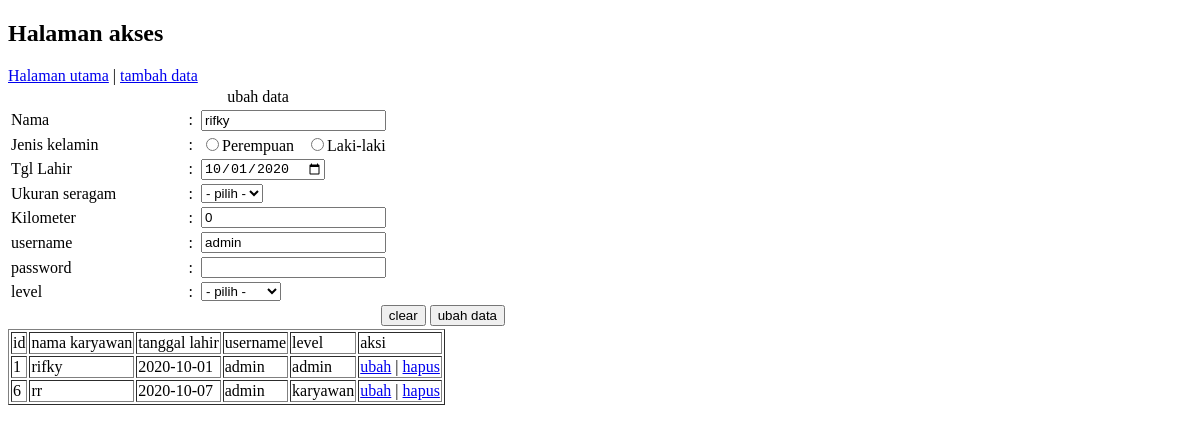
Page /index.php?halaman=akses&aksi=ubah&id=1 (signed in) on the earlier database version.
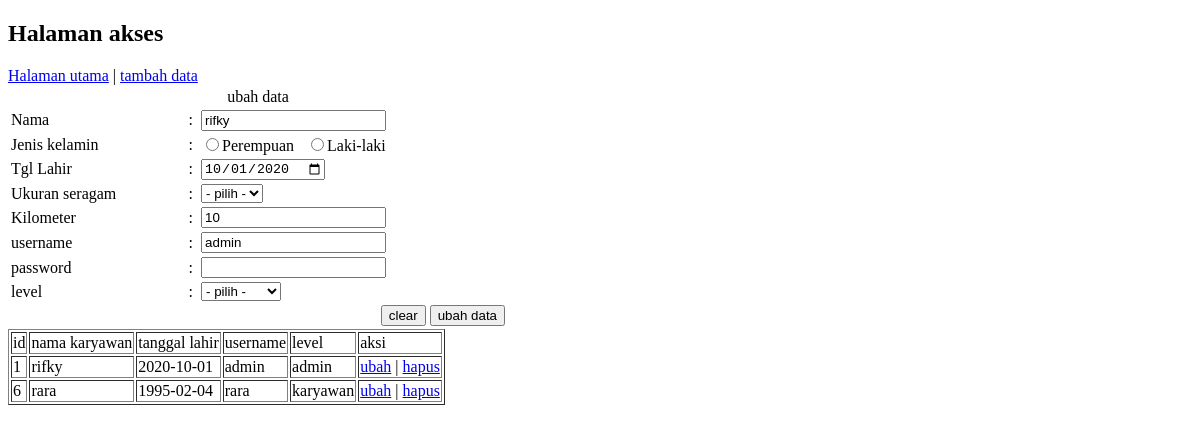
Same page on the later database version.
### tables this page shows
CREATE TABLE `tb_akses` (
  `id` int(11) NOT NULL,
  `username` varchar(50) NOT NULL,
  `password` varchar(200) NOT NULL,
  `kar_id` int(11) NOT NULL,
  `level` enum('admin','karyawan') NOT NULL,
  `date_inserted` timestamp NOT NULL DEFAULT CURRENT_TIMESTAMP
);

CREATE TABLE `tb_karyawan` (
  `id` int(11) NOT NULL,
  `nik` varchar(50) NOT NULL,
  `tgl_lahir` date NOT NULL,
  `jkel` char(1) NOT NULL,
  `nama_karyawan` text NOT NULL,
  `size_seragam` char(15) NOT NULL,
  `jrk_tempuh` int(11) NOT NULL,
  `kilometer` int(11) NOT NULL
);

### include/model.php (called while the page is built, shortened)
<?php
function selectAccess()
{
    $conn = koneksiDB();
    $res = [];
    $query = "SELECT * FROM tb_akses ta LEFT JOIN tb_karyawan tk ON ta.kar_id = tk.id";
    $result = mysqli_query($conn, $query);
    while ($row = mysqli_fetch_assoc($result)) {
        $res[] = $row;
    }
    return $res;
}
function selectOneDataAll($id_kar, $username)
{
    $conn = koneksiDB();
    $res = [];
    $query = "SELECT * FROM tb_akses ta LEFT JOIN tb_karyawan tk ON ta.kar_id = tk.id WHERE tk.id = " . $id_kar;
    $result = mysqli_query($conn, $query);
    while ($row = mysqli_fetch_assoc($result)) {
        $res[] = $row;
    }
    return $res;
}

### core.php (called while the page is built, shortened)
<?php
require 'include/model.php';
function tampilDataAkses()
{
    if ($_SESSION['ses_level'] == 'admin') {
        $model = selectAccess();
        return $model;
    }
}

### halaman_akses.php (the view, shortened to what the changed rows need)
<!DOCTYPE html>
<html lang="en">
<head>
</head>
<body>
    <div class="main">
        <h2>Halaman akses</h2>
        <div class="content">
            <?php
            if (isset($_GET['aksi'])) {
                $aksi = $_GET['aksi'];
                switch ($aksi) {
            ?>
                    <?php
                    case 'ubah':
                        $_nama = "";
                        $_jkel = '';
                        $_tgl_lahir = "";
                        $_kilometer = 0;
                        $_username = "";
                        if (isset($_GET['id'])) {
                            $_id = $_GET['id'];
                            $select_data = selectOneDataAll($_id, $_username);
                            if ($select_data != null) {
                                foreach ($select_data as $data) {
                                    $_nama = $data['nama_karyawan'];
                                    $_jkel = $data['jkel'];
                                    $_tgl_lahir = $data['tgl_lahir'];
                                    $_kilometer = $data['kilometer'];
                                    $_username = $data['username'];
                                }
                            }
                        }
                    ?>
                        <form action="?halaman=akses&aksi=ubah" method="post">
                            <table border="0" width="500px">
                                <tr align="center">
                                    <td colspan="3">ubah data</td>
                                </tr>
                                <tr>
                                    <td>Nama</td>
                                    <td>:</td>
                                    <td><input type="text" name="i_nama" value="<?= $_nama ?>" /></td>
                                </tr>
                                <tr>
                                    <td>Jenis kelamin</td>
                                    <td>:</td>
                                    <td>
                                        <input type="radio" value="P" name="jkel" <?php $_jkel === "P" ? "checked=\"checked\"" : "asd"; ?> />Perempuan &nbsp
                                        <input type="radio" value="L" name="jkel" <?php $_jkel === "L" ? "checked=\"checked\"" : "ss"; ?> />Laki-laki
                                    </td>
                                </tr>
                                <tr>
                                    <td>Tgl Lahir</td>
                                    <td>:</td>
                                    <td><input type="date" value="<?= $_tgl_lahir ?>" name="i_tgl_lahir" /></td>
                                </tr>
                                <tr>
                                    <td>Ukuran seragam</td>
                                    <td>:</td>
                                    <td>
                                        <select name="i_seragam">
                                            <option value="0">- pilih -</option>
                                        </select>
                                    </td>
                                </tr>
                                <tr>
                                    <td>Kilometer</td>
                                    <td>:</td>
                                    <td><input type="number" value="<?= $_kilometer ?>" name="i_kilo" /></td>
                                </tr>
                                <tr>
                                    <td>username</td>
                                    <td>:</td>
                                    <td><input type="text" name="i_username" value="<?= $_username ?>" required /></td>
                                </tr>
                                <tr>
                                    <td>password</td>
                                    <td>:</td>
                                    <td><input type="password" name="i_password" required /></td>
                                </tr>
                                <tr>
                                    <td>level</td>
                                    <td>:</td>
                                    <td>
                                        <select name="i_level">
                                            <option value="">- pilih -</option>
                                        </select>
                                    </td>
                                </tr>
                                <tr align="right">
                                    <td colspan="3">
                                        <input type="reset" value="clear" />
                                        <input type="submit" name="ubah_akses" value="ubah data" />
                                    </td>
                                </tr>
                        </form>
            <?php
                        break;
                }
            }
            ?>
            <table border="1">
                <?php
                $show_dataAkses = tampilDataAkses();
                if ($show_dataAkses != null) {
                    foreach ($show_dataAkses as $data_akses) {
                        echo "<tr>";
                        echo "<td>$data_akses[id]</td>";
                        echo "<td>$data_akses[nama_karyawan]</td>";
                        echo "<td>$data_akses[tgl_lahir]</td>";
                        echo "<td>$data_akses[username]</td>";
                        echo "<td>$data_akses[level]</td>";
                        echo "<td> <a href=\"?halaman=akses&aksi=ubah&id=$data_akses[id]\"> ubah</a> | <a href=\"?halaman=akses&aksi=hapus&id=$data_akses[id]\"> hapus</a> </td>";
                        echo "</tr>";
                    }
                } else {
                    echo "<tr><td>tidak ada data</td></tr>";
                }
                ?>
            </table>
        </div>
    </div>
</body>
</html>

Differences in the rows shown:
changed tb_akses "admin": i_kilo "0" → "10"
changed tb_akses "karyawan": tb_karyawan.nama_karyawan "rr" → "rara"; tb_karyawan.tgl_lahir "2020-10-07" → "1995-02-04"; username "admin" → "rara"
